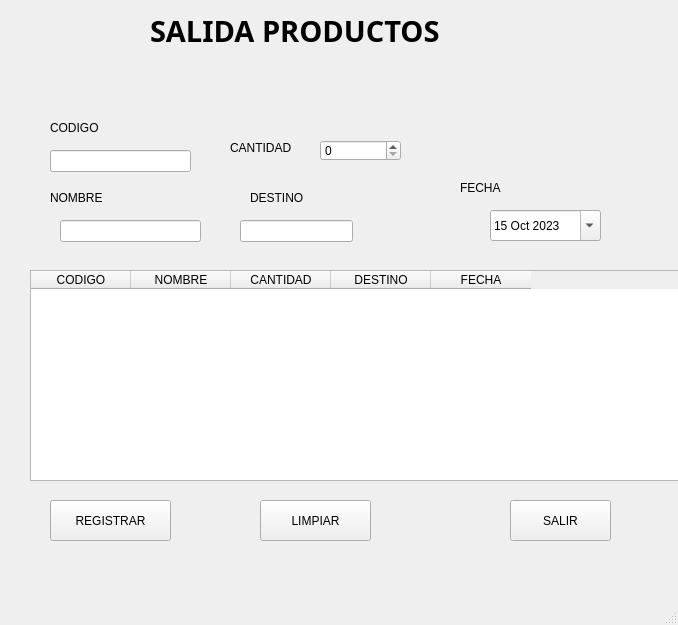
<?xml version="1.0" encoding="UTF-8"?>
<ui version="4.0">
 <class>MainWindow</class>
 <widget class="QMainWindow" name="MainWindow">
  <property name="geometry">
   <rect>
    <x>0</x>
    <y>0</y>
    <width>678</width>
    <height>625</height>
   </rect>
  </property>
  <property name="windowTitle">
   <string>MainWindow</string>
  </property>
  <widget class="QWidget" name="centralwidget">
   <widget class="QPushButton" name="pushButton_3">
    <property name="geometry">
     <rect>
      <x>260</x>
      <y>500</y>
      <width>111</width>
      <height>41</height>
     </rect>
    </property>
    <property name="text">
     <string>LIMPIAR</string>
    </property>
   </widget>
   <widget class="QLabel" name="label_4">
    <property name="geometry">
     <rect>
      <x>230</x>
      <y>140</y>
      <width>71</width>
      <height>16</height>
     </rect>
    </property>
    <property name="text">
     <string>CANTIDAD</string>
    </property>
   </widget>
   <widget class="QLabel" name="label_6">
    <property name="geometry">
     <rect>
      <x>460</x>
      <y>180</y>
      <width>55</width>
      <height>16</height>
     </rect>
    </property>
    <property name="text">
     <string>FECHA</string>
    </property>
   </widget>
   <widget class="QSpinBox" name="spinBox">
    <property name="geometry">
     <rect>
      <x>320</x>
      <y>140</y>
      <width>81</width>
      <height>21</height>
     </rect>
    </property>
   </widget>
   <widget class="QPushButton" name="pushButton_2">
    <property name="geometry">
     <rect>
      <x>50</x>
      <y>500</y>
      <width>121</width>
      <height>41</height>
     </rect>
    </property>
    <property name="text">
     <string>REGISTRAR</string>
    </property>
   </widget>
   <widget class="QDateEdit" name="dtFecha">
    <property name="geometry">
     <rect>
      <x>490</x>
      <y>210</y>
      <width>111</width>
      <height>31</height>
     </rect>
    </property>
    <property name="dateTime">
     <datetime>
      <hour>0</hour>
      <minute>0</minute>
      <second>0</second>
      <year>2023</year>
      <month>10</month>
      <day>15</day>
     </datetime>
    </property>
    <property name="calendarPopup">
     <bool>true</bool>
    </property>
   </widget>
   <widget class="QLabel" name="label_5">
    <property name="geometry">
     <rect>
      <x>250</x>
      <y>190</y>
      <width>55</width>
      <height>16</height>
     </rect>
    </property>
    <property name="text">
     <string>DESTINO</string>
    </property>
   </widget>
   <widget class="QLineEdit" name="lineEdit">
    <property name="geometry">
     <rect>
      <x>50</x>
      <y>150</y>
      <width>141</width>
      <height>22</height>
     </rect>
    </property>
   </widget>
   <widget class="QTableWidget" name="tableWidget">
    <property name="geometry">
     <rect>
      <x>30</x>
      <y>270</y>
      <width>661</width>
      <height>211</height>
     </rect>
    </property>
    <column>
     <property name="text">
      <string>CODIGO</string>
     </property>
    </column>
    <column>
     <property name="text">
      <string>NOMBRE</string>
     </property>
    </column>
    <column>
     <property name="text">
      <string>CANTIDAD</string>
     </property>
    </column>
    <column>
     <property name="text">
      <string>DESTINO</string>
     </property>
    </column>
    <column>
     <property name="text">
      <string>FECHA</string>
     </property>
    </column>
   </widget>
   <widget class="QLineEdit" name="lineEdit_2">
    <property name="geometry">
     <rect>
      <x>60</x>
      <y>220</y>
      <width>141</width>
      <height>22</height>
     </rect>
    </property>
   </widget>
   <widget class="QLabel" name="label">
    <property name="geometry">
     <rect>
      <x>150</x>
      <y>10</y>
      <width>311</width>
      <height>41</height>
     </rect>
    </property>
    <property name="font">
     <font>
      <family>Agency FB</family>
      <pointsize>22</pointsize>
      <weight>75</weight>
      <bold>true</bold>
     </font>
    </property>
    <property name="text">
     <string>SALIDA PRODUCTOS</string>
    </property>
   </widget>
   <widget class="QLabel" name="label_2">
    <property name="geometry">
     <rect>
      <x>50</x>
      <y>120</y>
      <width>55</width>
      <height>16</height>
     </rect>
    </property>
    <property name="text">
     <string>CODIGO</string>
    </property>
   </widget>
   <widget class="QLabel" name="label_3">
    <property name="geometry">
     <rect>
      <x>50</x>
      <y>190</y>
      <width>55</width>
      <height>16</height>
     </rect>
    </property>
    <property name="text">
     <string>NOMBRE</string>
    </property>
   </widget>
   <widget class="QPushButton" name="pushButton">
    <property name="geometry">
     <rect>
      <x>510</x>
      <y>500</y>
      <width>101</width>
      <height>41</height>
     </rect>
    </property>
    <property name="text">
     <string>SALIR</string>
    </property>
   </widget>
   <widget class="QLineEdit" name="lineEdit_3">
    <property name="geometry">
     <rect>
      <x>240</x>
      <y>220</y>
      <width>113</width>
      <height>22</height>
     </rect>
    </property>
   </widget>
   <widget class="QLabel" name="label_7">
    <property name="geometry">
     <rect>
      <x>460</x>
      <y>10</y>
      <width>171</width>
      <height>131</height>
     </rect>
    </property>
    <property name="text">
     <string/>
    </property>
    <property name="pixmap">
     <pixmap>../Img/salida.png</pixmap>
    </property>
    <property name="scaledContents">
     <bool>true</bool>
    </property>
   </widget>
  </widget>
  <widget class="QMenuBar" name="menubar">
   <property name="geometry">
    <rect>
     <x>0</x>
     <y>0</y>
     <width>678</width>
     <height>26</height>
    </rect>
   </property>
  </widget>
  <widget class="QStatusBar" name="statusbar"/>
 </widget>
 <resources/>
 <connections/>
</ui>
